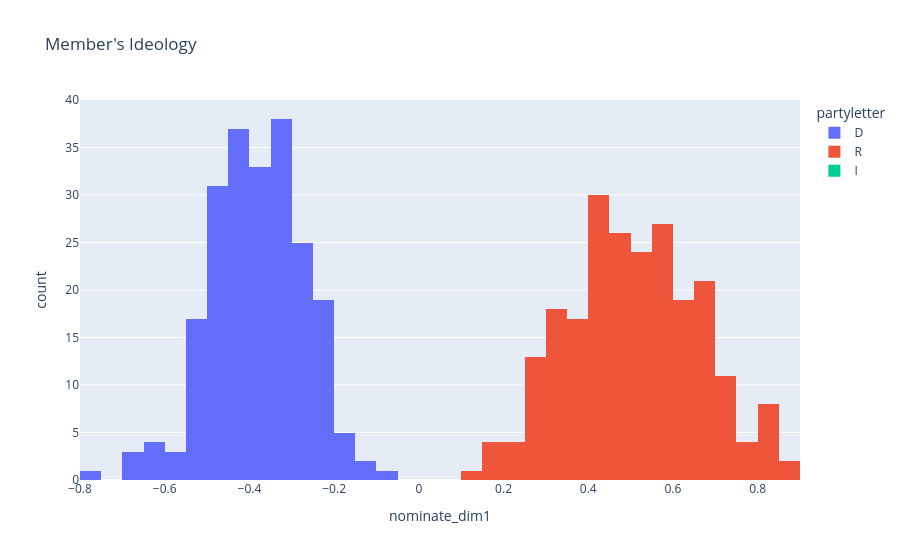

The notebook cell this image was saved under:
### Code cell
# 
myquery = """
SELECT bioguideid, district, name, partyname, state, nominate_dim1, partyletter
FROM members
"""
members_ideology = pd.read_sql_query(myquery, con=engine)

fig = px.histogram(members_ideology, x="nominate_dim1", title="Member's Ideology",
        color='partyletter', nbins=60
    )
fig.show()

# fig.add_vline(
#     x=ideo.iloc[2]['nominate_dim1'],
#     line_width=3,
#     line_dash='dash',
#     line_color='red',
#     annotation_text=ideo.iloc[2]['name'],

# )

### Figure 1 — Plotly figure (JSON) as saved in the notebook; plotly's stock layout.template omitted (floating-point values rounded to 4 significant figures; data arrays with more than 128 entries replaced by an {"elided": "..."} marker saying what was removed)
{"data": [{"alignmentgroup": "True", "bingroup": "x", "hovertemplate": "partyletter=D<br>nominate_dim1=%{x}<br>count=%{y}<extra></extra>", "legendgroup": "D", "marker": {"color": "#636efa", "pattern": {"shape": ""}}, "name": "D", "nbinsx": 60, "offsetgroup": "D", "orientation": "v", "showlegend": true, "type": "histogram", "x": {"elided": "269 float values"}, "xaxis": "x", "yaxis": "y"}, {"alignmentgroup": "True", "bingroup": "x", "hovertemplate": "partyletter=R<br>nominate_dim1=%{x}<br>count=%{y}<extra></extra>", "legendgroup": "R", "marker": {"color": "#EF553B", "pattern": {"shape": ""}}, "name": "R", "nbinsx": 60, "offsetgroup": "R", "orientation": "v", "showlegend": true, "type": "histogram", "x": {"elided": "279 float values"}, "xaxis": "x", "yaxis": "y"}, {"alignmentgroup": "True", "bingroup": "x", "hovertemplate": "partyletter=I<br>nominate_dim1=%{x}<br>count=%{y}<extra></extra>", "legendgroup": "I", "marker": {"color": "#00cc96", "pattern": {"shape": ""}}, "name": "I", "nbinsx": 60, "offsetgroup": "I", "orientation": "v", "showlegend": true, "type": "histogram", "x": [null, null, null, null], "xaxis": "x", "yaxis": "y"}], "layout": {"barmode": "relative", "legend": {"title": {"text": "partyletter"}, "tracegroupgap": 0}, "title": {"text": "Member's Ideology"}, "xaxis": {"anchor": "y", "domain": [0, 1], "title": {"text": "nominate_dim1"}}, "yaxis": {"anchor": "x", "domain": [0, 1], "title": {"text": "count"}}}}
